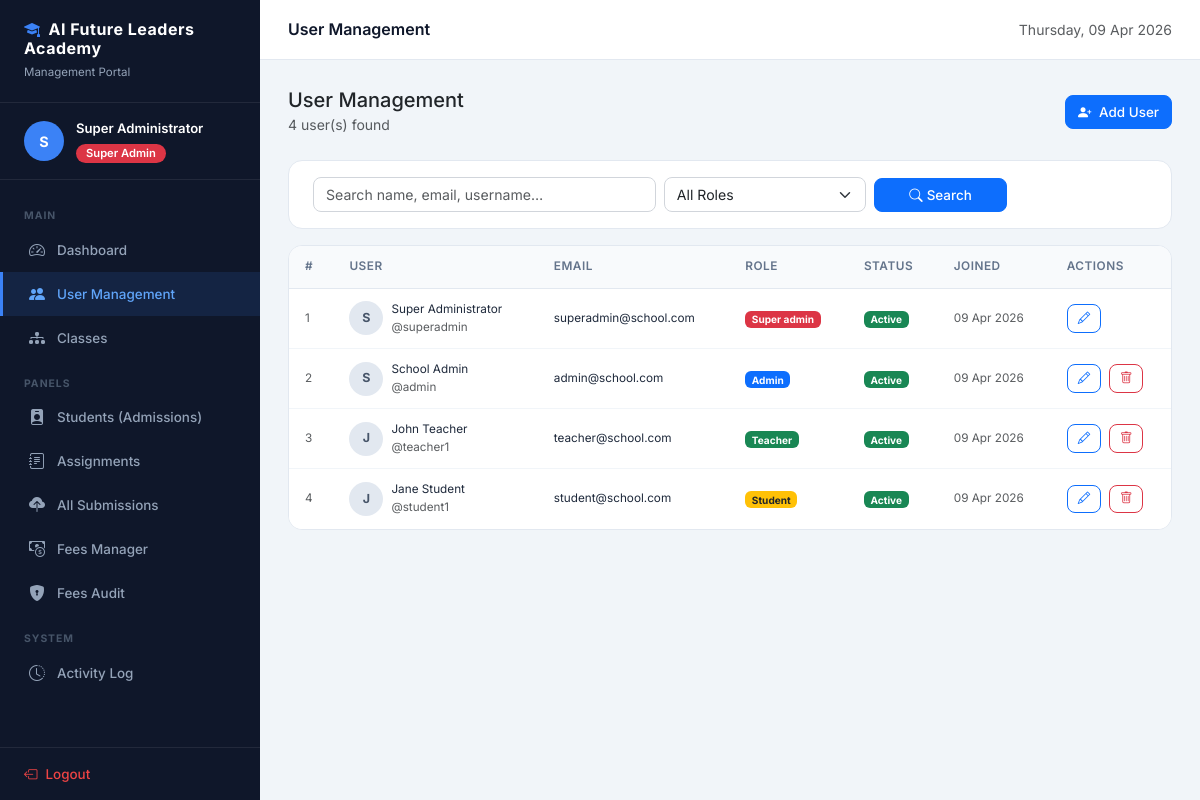
/dashboards/superadmin_users.php (signed in), run on the app's committed database.
### tables this page shows
CREATE TABLE `users` (
  `id`           INT(11)      NOT NULL AUTO_INCREMENT,
  `full_name`    VARCHAR(150) NOT NULL,
  `email`        VARCHAR(191) NOT NULL,
  `username`     VARCHAR(80)  NOT NULL,
  `password`     VARCHAR(255) NOT NULL,
  `role`         ENUM('super_admin','admin','teacher','student') NOT NULL DEFAULT 'student',
  `status`       ENUM('active','inactive') NOT NULL DEFAULT 'active',
  `created_at`   TIMESTAMP    NOT NULL DEFAULT CURRENT_TIMESTAMP,
  `updated_at`   TIMESTAMP    NOT NULL DEFAULT CURRENT_TIMESTAMP ON UPDATE CURRENT_TIMESTAMP,
  PRIMARY KEY (`id`),
  UNIQUE KEY `uq_email`    (`email`),
  UNIQUE KEY `uq_username` (`username`)
);

### config.php (called while the page is built, shortened)
<?php
function currentUser(): array {
    return [
        'id'        => $_SESSION['user_id']   ?? 0,
        'name'      => $_SESSION['full_name'] ?? '',
        'role'      => $_SESSION['role']      ?? '',
        'username'  => $_SESSION['username']  ?? '',
    ];
}
function e(string $str): string {
    return htmlspecialchars($str, ENT_QUOTES | ENT_HTML5, 'UTF-8');
}
function formatDate(string $date): string {
    return $date ? date('d M Y', strtotime($date)) : '—';
}

### dashboards/superadmin_users.php (the view, shortened to what this page needs)
<?php
require_once __DIR__ . '/../config.php';
require_once __DIR__ . '/../includes/header.php';
$db = getDB();
$search     = trim($_GET['search'] ?? '');
$where  = 'WHERE 1=1';
$params = [];
$stmt = $db->prepare("SELECT * FROM users $where ORDER BY created_at DESC");
$stmt->execute($params);
$users = $stmt->fetchAll();
renderHeader('User Management', 'users');
?>
<div class="d-flex justify-content-between align-items-center mb-4">
  <div>
    <h5 class="mb-0 fw-700">User Management</h5>
    <small class="text-muted"><?= count($users) ?> user(s) found</small>
  </div>
  <button class="btn btn-primary" data-bs-toggle="modal" data-bs-target="#userModal"
          onclick="setCreateMode()">
    <i class="bi bi-person-plus-fill me-1"></i> Add User
  </button>
</div>
<div class="content-card mb-3">
  <div class="card-body-custom py-3">
    <form method="GET" class="row g-2 align-items-end">
      <div class="col-md-5">
        <input type="text" class="form-control" name="search"
               placeholder="Search name, email, username…" value="<?= e($search) ?>">
      </div>
      <div class="col-md-3">
        <select class="form-select" name="role_filter">
          <option value="">All Roles</option>
        </select>
      </div>
      <div class="col-md-2">
        <button class="btn btn-primary w-100"><i class="bi bi-search me-1"></i>Search</button>
      </div>
    </form>
  </div>
</div>
<div class="content-card">
  <div class="table-responsive">
    <table class="table table-custom">
      <thead>
        <tr>
          <th>#</th>
          <th>User</th>
          <th>Email</th>
          <th>Role</th>
          <th>Status</th>
          <th>Joined</th>
          <th>Actions</th>
        </tr>
      </thead>
      <tbody>
        <?php foreach ($users as $i => $u): ?>
        <?php $rBadge = ['super_admin'=>'danger','admin'=>'primary','teacher'=>'success','student'=>'warning text-dark'][$u['role']] ?? 'secondary'; ?>
        <tr>
          <td class="text-muted small"><?= $i+1 ?></td>
          <td>
            <div class="d-flex align-items-center gap-2">
              <div class="table-avatar-placeholder"><?= strtoupper(substr($u['full_name'],0,1)) ?></div>
              <div>
                <div class="small fw-600"><?= e($u['full_name']) ?></div>
                <div class="text-muted" style="font-size:.73rem">@<?= e($u['username']) ?></div>
              </div>
            </div>
          </td>
          <td class="small"><?= e($u['email']) ?></td>
          <td><span class="badge bg-<?= $rBadge ?>"><?= ucfirst(str_replace('_',' ',$u['role'])) ?></span></td>
          <td>
            <?php if ($u['status'] === 'inactive' && $u['role'] === 'student'): ?>
            <span class="badge bg-warning text-dark" title="Enrolled but login not activated">
              <i class="bi bi-clock me-1"></i>Needs Activation
            </span>
            <?php else: ?>
            <span class="badge bg-<?= $u['status']==='active'?'success':'secondary' ?>">
              <?= ucfirst($u['status']) ?>
            </span>
            <?php endif; ?>
          </td>
          <td class="text-muted small"><?= formatDate($u['created_at']) ?></td>
          <td>
            <button class="btn btn-sm btn-outline-primary me-1"
                    onclick='editUser(<?= json_encode($u) ?>)'
                    data-bs-toggle="modal" data-bs-target="#userModal">
              <i class="bi bi-pencil"></i>
            </button>
            <?php if ($u['id'] !== currentUser()['id']): ?>
            <form method="POST" class="d-inline">
              <button type="submit" class="btn btn-sm btn-outline-danger"
                      data-confirm="Delete <?= e($u['full_name']) ?>? This cannot be undone.">
                <i class="bi bi-trash"></i>
              </button>
            </form>
            <?php endif; ?>
          </td>
        </tr>
        <?php endforeach; ?>
      </tbody>
    </table>
  </div>
</div>
<?php
require_once __DIR__ . '/../includes/footer.php';
?>

### includes/header.php (shortened to what this page needs)
<?php
function renderHeader(string $title = 'Dashboard', string $activePage = ''): void {
    $user    = currentUser();
    $role    = $user['role'];
    $navLinks = getNavLinks($role, $activePage);
    $roleBadgeColor = [
        'super_admin' => 'danger',
        'admin'       => 'primary',
        'teacher'     => 'success',
        'student'     => 'info',
    ][$role] ?? 'secondary';
    $roleLabel = ucwords(str_replace('_', ' ', $role));
?>
<!DOCTYPE html>
<html lang="en">
<head>
  <link href="https://cdn.jsdelivr.net/npm/bootstrap@5.3.3/dist/css/bootstrap.min.css" rel="stylesheet">
  <link href="https://cdn.jsdelivr.net/npm/bootstrap-icons@1.11.3/font/bootstrap-icons.min.css" rel="stylesheet">
</head>
<body>
<div id="sidebar">
  <div class="sidebar-brand">
    <h5><i class="bi bi-mortarboard-fill me-2" style="color:#3b82f6"></i><?= APP_NAME ?></h5>
    <small>Management Portal</small>
  </div>
  <div class="sidebar-user">
    <div class="avatar"><?= strtoupper(substr($user['name'], 0, 1)) ?></div>
    <div class="user-info">
      <p><?= e($user['name']) ?></p>
      <small><span class="badge bg-<?= $roleBadgeColor ?> badge-role"><?= $roleLabel ?></span></small>
    </div>
  </div>
  <nav class="sidebar-nav">
    <?php foreach ($navLinks as $section => $links): ?>
      <div class="nav-section-title"><?= $section ?></div>
      <?php foreach ($links as $link): ?>
        <a href="<?= $link['url'] ?>"
           class="<?= ($activePage === $link['key']) ? 'active' : '' ?>">
          <i class="bi bi-<?= $link['icon'] ?>"></i>
          <?= $link['label'] ?>
        </a>
      <?php endforeach; ?>
    <?php endforeach; ?>
  </nav>
  <div class="sidebar-footer">
    <a href="<?= BASE_URL ?>/logout.php">
      <i class="bi bi-box-arrow-left"></i> Logout
    </a>
  </div>
</div>
<div id="main-wrapper">
  <div id="topbar">
    <h6 class="page-title"><?= e($title) ?></h6>
    <div class="topbar-right">
      <span class="text-muted small d-none d-md-inline">
        <?= date('l, d M Y') ?>
      </span>
    </div>
  </div>
  <div id="page-content">
<?php
}
function getNavLinks(string $role, string $activePage): array {
    $base = BASE_URL . '/dashboards/';
    $links = [];
    if ($role === ROLE_SUPER_ADMIN) {
        $links['Main'] = [
            ['key' => 'dashboard',  'label' => 'Dashboard',       'icon' => 'speedometer2',   'url' => $base . 'superadmin_dashboard.php'],
            ['key' => 'users',      'label' => 'User Management',  'icon' => 'people-fill',    'url' => $base . 'superadmin_users.php'],
            ['key' => 'classes',    'label' => 'Classes',          'icon' => 'diagram-3-fill', 'url' => $base . 'superadmin_classes.php'],
        ];
        $links['Panels'] = [
            ['key' => 'students',      'label' => 'Students (Admissions)', 'icon' => 'person-badge-fill', 'url' => $base . 'admin_students.php'],
            ['key' => 'assignments',   'label' => 'Assignments',           'icon' => 'journal-text',      'url' => $base . 'teacher_assignments.php'],
            ['key' => 'submissions',   'label' => 'All Submissions',       'icon' => 'cloud-upload-fill', 'url' => $base . 'superadmin_submissions.php'],
            ['key' => 'fees',          'label' => 'Fees Manager',          'icon' => 'cash-coin',         'url' => $base . 'admin_fees.php'],
            ['key' => 'fees_audit',    'label' => 'Fees Audit',            'icon' => 'shield-lock-fill',  'url' => $base . 'admin_fees_audit.php'],
        ];
        $links['System'] = [
            ['key' => 'activity', 'label' => 'Activity Log', 'icon' => 'clock-history', 'url' => $base . 'superadmin_activity.php'],
        ];
    }
    return $links;
}

### includes/header.php (style rules this page uses)
:root { --sidebar-bg: #0f172a; --sidebar-hover: #1e293b; --sidebar-active: #3b82f6; --sidebar-width: 260px; --topbar-height: 60px; --body-bg: #f1f5f9; --card-radius: 14px; --text-muted: #64748b; }
* { box-sizing: border-box; }
body { font-family: 'Inter', sans-serif; background: var(--body-bg); margin: 0; overflow-x: hidden; }
#sidebar { position: fixed; top: 0; left: 0; width: var(--sidebar-width); height: 100vh; background: var(--sidebar-bg); display: flex; flex-direction: column; z-index: 1040; transition: transform .3s ease; overflow-y: auto; }
.sidebar-brand { padding: 20px 24px; border-bottom: 1px solid rgba(255,255,255,.08); }
.sidebar-brand h5 { color: #fff; font-weight: 700; font-size: 1rem; margin: 0; letter-spacing: .5px; }
.sidebar-brand small { color: #94a3b8; font-size: .72rem; }
.sidebar-user { padding: 16px 24px; border-bottom: 1px solid rgba(255,255,255,.08); display: flex; align-items: center; gap: 12px; }
.sidebar-user .avatar { width: 40px; height: 40px; border-radius: 50%; background: var(--sidebar-active); display: flex; align-items: center; justify-content: center; font-weight: 700; color: #fff; font-size: .9rem; flex-shrink: 0; }
.sidebar-user .user-info p { margin: 0; color: #fff; font-size: .82rem; font-weight: 600; white-space: nowrap; overflow: hidden; text-overflow: ellipsis; max-width: 160px; }
.sidebar-user .user-info small { color: #94a3b8; font-size: .7rem; }
.sidebar-nav { flex: 1; padding: 12px 0; }
.nav-section-title { color: #475569; font-size: .65rem; font-weight: 700; text-transform: uppercase; letter-spacing: 1px; padding: 16px 24px 4px; }
.sidebar-nav a { display: flex; align-items: center; gap: 10px; padding: 10px 24px; color: #94a3b8; text-decoration: none; font-size: .84rem; font-weight: 500; border-left: 3px solid transparent; transition: all .2s; }
.sidebar-nav a.active { background: rgba(59,130,246,.12); color: #60a5fa; border-left-color: var(--sidebar-active); }
.sidebar-nav a i { font-size: 1rem; width: 20px; text-align: center; }
.sidebar-footer { padding: 16px 24px; border-top: 1px solid rgba(255,255,255,.08); }
.sidebar-footer a { display: flex; align-items: center; gap: 8px; color: #ef4444; text-decoration: none; font-size: .84rem; font-weight: 500; transition: color .2s; }
#main-wrapper { margin-left: var(--sidebar-width); min-height: 100vh; display: flex; flex-direction: column; }
#topbar { position: sticky; top: 0; background: #fff; height: var(--topbar-height); display: flex; align-items: center; padding: 0 28px; border-bottom: 1px solid #e2e8f0; z-index: 1030; gap: 16px; }
#topbar .page-title { font-size: 1rem; font-weight: 600; color: #0f172a; margin: 0; flex: 1; }
#topbar .topbar-right { display: flex; align-items: center; gap: 12px; }
#page-content { flex: 1; padding: 28px; }
.content-card { background: #fff; border-radius: var(--card-radius); border: 1px solid #e2e8f0; overflow: hidden; }
.content-card .card-body-custom { padding: 24px; }
.table-custom { font-size: .84rem; margin: 0; }
.table-custom thead th { background: #f8fafc; color: #64748b; font-weight: 600; font-size: .74rem; text-transform: uppercase; letter-spacing: .5px; border-bottom: 1px solid #e2e8f0; padding: 12px 16px; }
.table-custom tbody td { padding: 12px 16px; vertical-align: middle; border-bottom: 1px solid #f1f5f9; color: #1e293b; }
.table-custom tbody tr:last-child td { border-bottom: none; }
.badge-role { font-size: .7rem; padding: 4px 10px; border-radius: 20px; font-weight: 600; }
.form-control, .form-select { font-size: .88rem; border-radius: 8px; border: 1px solid #d1d5db; }
.btn { border-radius: 8px; font-size: .84rem; font-weight: 500; }
.btn-sm { padding: 4px 10px; font-size: .78rem; }
.table-avatar-placeholder { width: 34px; height: 34px; border-radius: 50%; background: #e2e8f0; display: inline-flex; align-items: center; justify-content: center; font-size: .78rem; font-weight: 700; color: #475569; }

### data on the page
users: full_name "S", full_name "Super Administrator", role "Super Admin", username "superadmin", email "superadmin@school.com", role "Super admin", status "Active", created_at "09 Apr 2026"
users: full_name "S", full_name "School Admin", username "admin", email "admin@school.com", role "Admin", status "Active", created_at "09 Apr 2026"
users: full_name "J", full_name "John Teacher", username "teacher1", email "teacher@school.com", role "Teacher", status "Active", created_at "09 Apr 2026"
users: full_name "J", full_name "Jane Student", username "student1", email "student@school.com", role "Student", status "Active", created_at "09 Apr 2026"

### other printed values
APP_NAME "AI Future Leaders Academy"
$section "MAIN"
$link['label'] "Dashboard"
$link['label'] "User Management"
$link['label'] "Classes"
$section "PANELS"
$link['label'] "Students (Admissions)"
$link['label'] "Assignments"
$link['label'] "All Submissions"
$link['label'] "Fees Manager"
$link['label'] "Fees Audit"
$section "SYSTEM"
$link['label'] "Activity Log"
$title "User Management"
count($users) "4"
